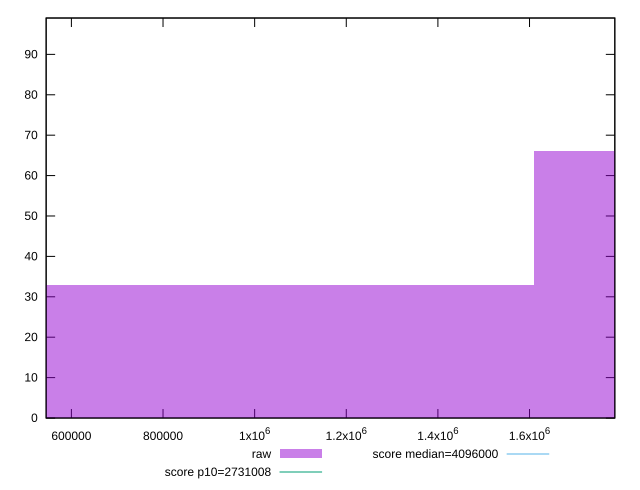

Recreate this plot in gnuplot.
reset

$raw <<EOF
2145015.944848777 66
1072507.9724243884 33
EOF

set key outside below
set boxwidth 1072507.9724243884
set xrange [544874:1786188]
set yrange [0:99]
set trange [0:99]
set style fill transparent solid 0.5 noborder

set parametric
set terminal svg size 640, 490 enhanced background rgb 'white'
set output "reports/report_00027_2021-02-24T12-40-31.850Z/total-byte-weight/samples/card/raw/histogram.svg"

plot $raw title "raw" with boxes, \
     2731008,t title "score p10=2731008", \
     4096000,t title "score median=4096000"

reset
